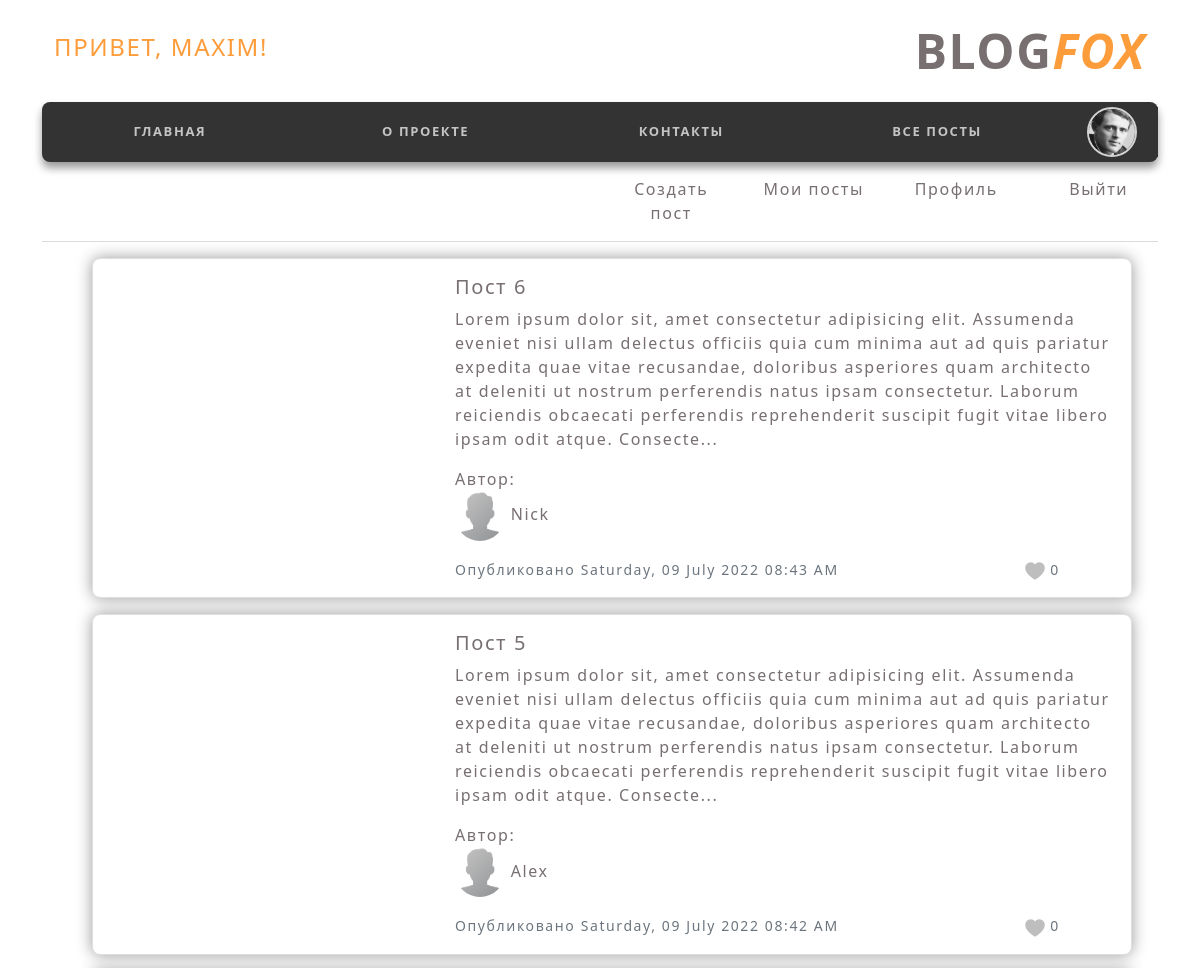
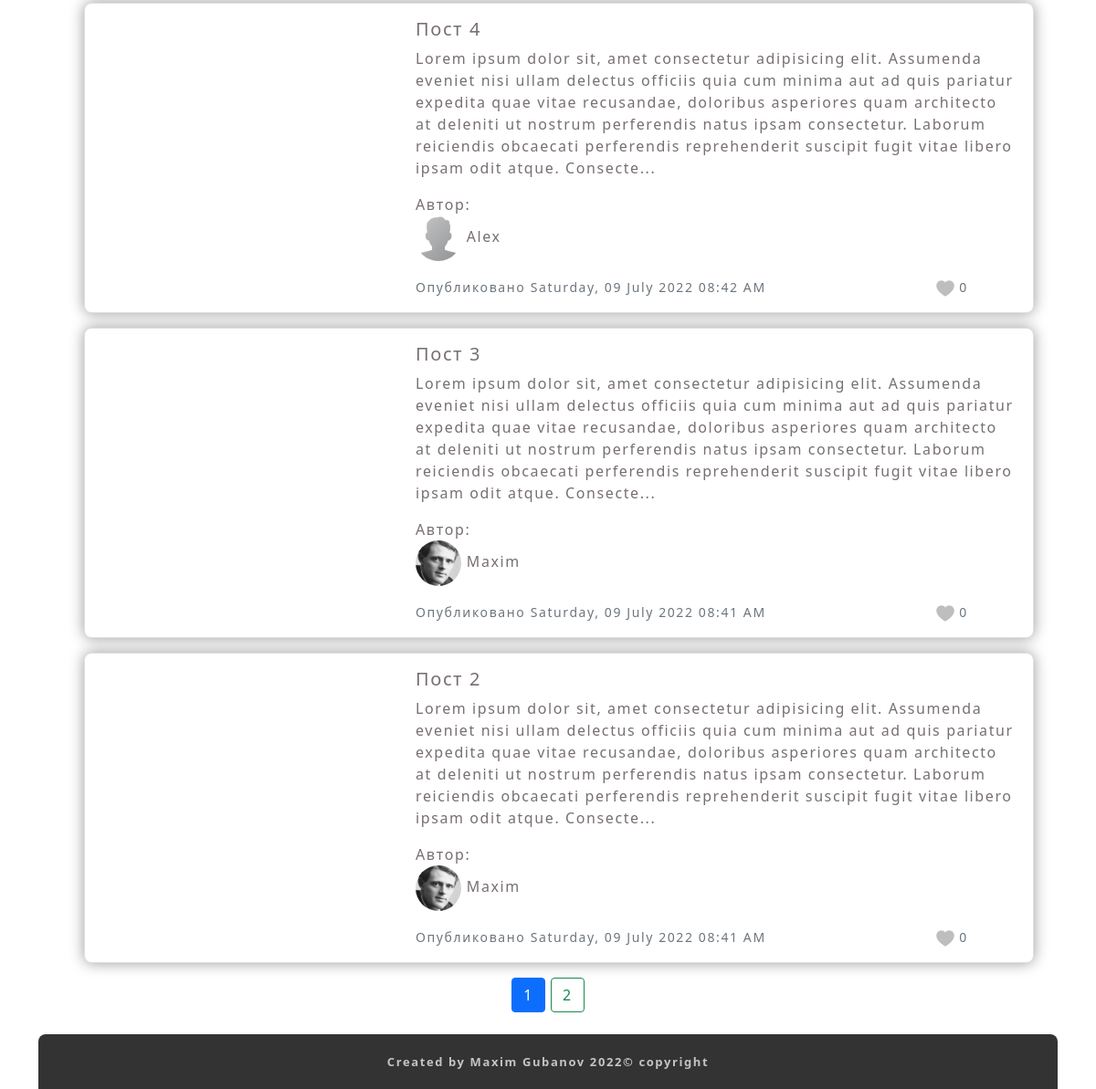
/allpost (signed in), run on an earlier commit of the app's database (2 pictures, top to bottom).
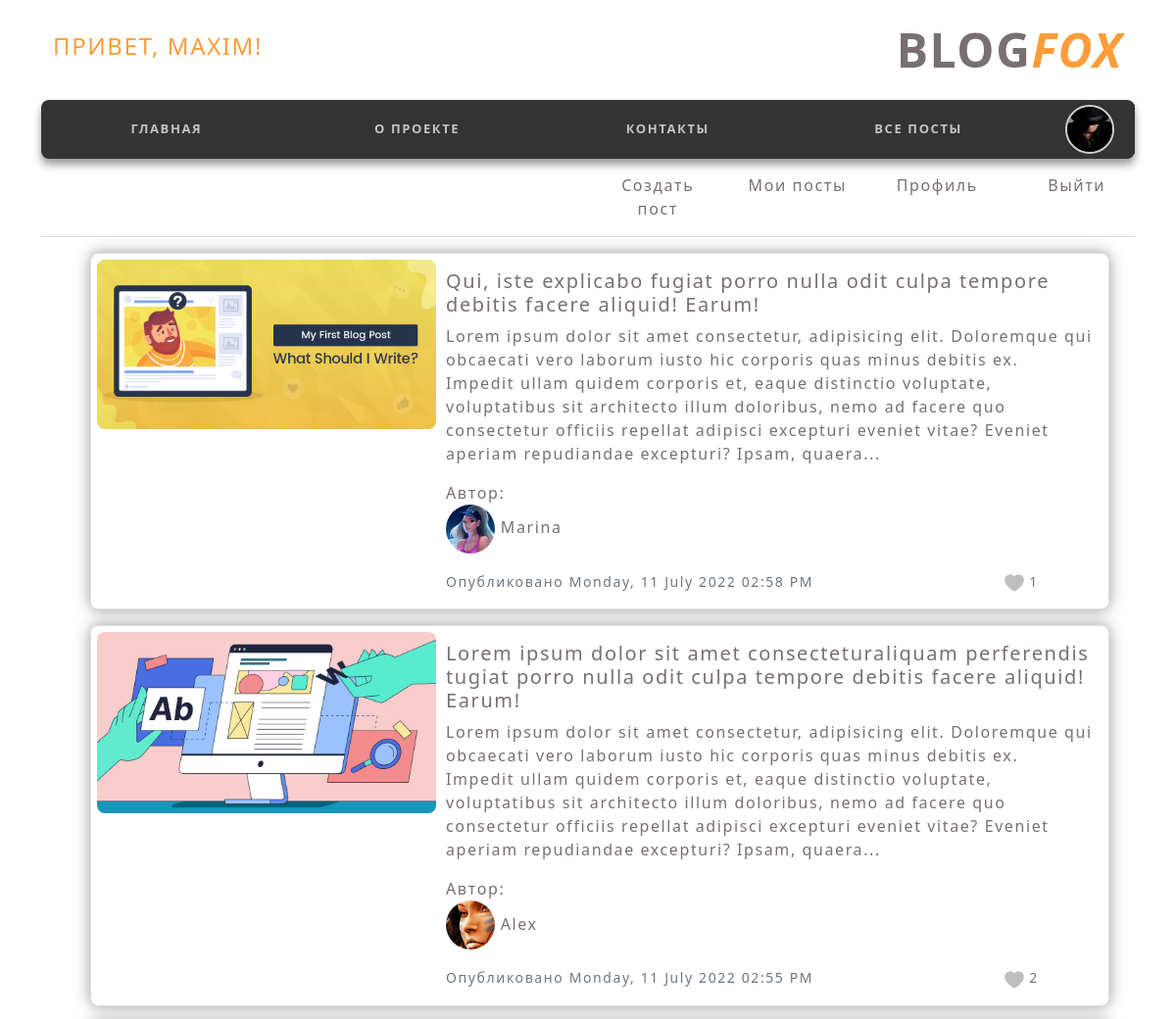
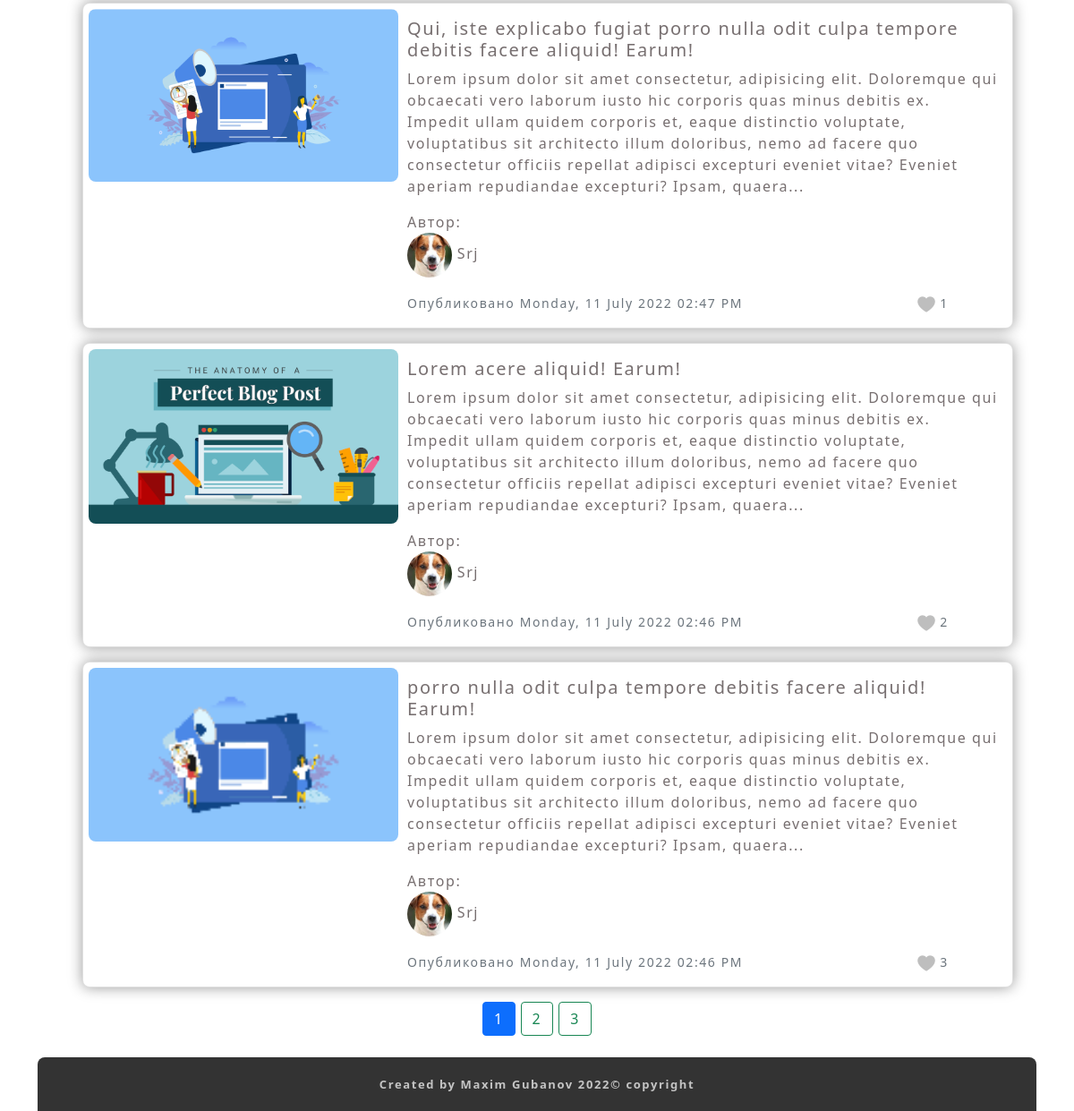
And on a later commit of the database (2 pictures, top to bottom).
### flask_Gubanov_project/models.py (models this page shows, shortened)
class User(db.Model, UserMixin):
    id = db.Column(db.Integer, primary_key=True)
    username = db.Column(db.String(20), unique=True, nullable=False)
    email = db.Column(db.String(120), unique=True, nullable=False)
    image_file = db.Column(db.String(20), nullable=False, default='default.png')
    password = db.Column(db.String(60), nullable=False)
    posts = db.relationship('Post', backref='author', lazy=True)

class Post(db.Model):
    id = db.Column(db.Integer, primary_key=True)
    title = db.Column(db.String(100), nullable=False)
    date_posted = db.Column(db.DateTime, nullable=False, default=datetime.utcnow)
    content = db.Column(db.Text, nullable=False)
    user_id = db.Column(db.Integer, db.ForeignKey('user.id'), nullable=False)
    total_likes = db.Column(db.Integer, nullable=True, default=0)
    likes = db.relationship('Like', backref='like')
    post_image = db.Column(db.String(20), nullable=False, default='post_default_img.png')
    comments = db.relationship('Comment', backref='post')

### flask_Gubanov_project/posts/routes.py (the view)
@posts.route("/allpost")
@login_required
def allpost():
    page = request.args.get('page', 1, type=int)
    all_posts = Post.query.order_by(Post.date_posted.desc()).paginate(page=page, per_page=5)
    return render_template('allpost.html', posts=all_posts)

### flask_Gubanov_project/models.py (called while the page is built)
@login_manager.user_loader
def load_user(user_id):
    return User.query.get(int(user_id))

### flask_Gubanov_project/templates/allpost.html (shortened to what this page needs)
{% extends "layout.html" %}
{% block content %}
  {% for post in posts.items %}
    <div class="container text-left relative_block" style="width: 1040px;">
      <div class="card mb-3">
        <div class="row g-0">
          <div class="image col-md-4">
            <img src="{{ url_for('static', filename='post_images/' + post.post_image) }}" alt="">
          </div>
          <div class="col-md-8">
            <div class="card-body">
              <h5 class="card-title"><a href="{{ url_for('posts.post', post_id=post.id) }}">{{ post.title }}</a></h5>
              <p class="card-text">{{ post.content[:380] }}...<br> </p>
              <p class="card-text">Автор: <br>
                <a href="{{ url_for('users.user_posts', username=post.author.username) }}">
                  <img class="rounded-circle article-img" style="width: 50px; height: 50px;" src="{{ url_for('static', filename='profile_pics/' + post.author.image_file) }}">
                  {{ post.author.username }}
                </a>
              </p>
              <div class="row justify-content-between">
                <div class="col-10">
                  <p class="card-text"><small class="text-muted">Опубликовано {{ post.date_posted.strftime('%A, %d %B %Y %I:%M %p') }}</small></p>
                </div>
                <div class="col-2">
                    <div class="post_likes">
                      <small class="text-muted">
                        <img src="{{ url_for('static', filename='images/like_mini.png') }}" alt="like">
                        {{ post.total_likes}}
                      </small>
                    </div>
                </div>
              </div>
            </div>
          </div>
        </div>
      </div>
    </div>
  {% endfor %}
  <div class="container text-center">
    {% for page_num in posts.iter_pages(left_edge=1, right_edge=1, left_current=1, right_current=2) %}
      {% if page_num %}
        {% if posts.page == page_num %}
          <a class="btn btn-primary mb-4" href="{{ url_for('posts.allpost', page=page_num) }}">{{ page_num }}</a>
        {% else %}
          <a class="btn btn-outline-success mb-4" href="{{ url_for('posts.allpost', page=page_num) }}">{{ page_num }}</a>
        {% endif %}
      {% else %}
        ...
      {% endif %}
    {% endfor %}
  </div>
{% endblock content %}

### flask_Gubanov_project/templates/inc-header.html
<header class="header">
        <div class="container">
            <div class="top-block block row justify-content-between text-uppercase">
                <div class="top-block_logo col text-left">
                    {% if current_user.is_authenticated %}
                        <h4>Привет, {{ current_user.username }}!</h4>
                    {% else %}
                        <h4>Здравствуй, гость!</h4>
                    {% endif %}
                </div>
                <div class="top-block_mobile-contact col">blog<span>fox</span></div>
            </div>
            <nav class="navigator">
                <div class="nav_items block bg row text-uppercase">
                    <div class="nav_item col"><a href="{{ url_for('main.home') }}" class="nav_link"><span>главная</span></a></div>
                    <div class="nav_item col"><a href="#" class="nav_link"><span>о проекте</span></a></div>
                    <div class="nav_item col"><a href="#" class="nav_link"><span>контакты</span></a></div>
                        {% if current_user.is_authenticated %}
                            <div class="nav_item col"><a href="{{ url_for('posts.allpost') }}" class="nav_link"><span>все посты</span></a></div>
                            <div class="nav_item col-1">
                                <a href="{{ url_for('posts.allpost') }}" class="nav_link">
                                    <img class="rounded-circle account-img" style="width: 50px; height: 50px; border: 2px solid rgb(210, 210, 210);" src="{{ url_for('static', filename='profile_pics/' + current_user.image_file)}}" alt="">
                                </a>
                            </div>
                        {% else %}
                            <div class="nav_item col"><a href="{{ url_for('users.register') }}" class="nav_link" id="linkReg_"><span>регистрация</span></a></div>
                            <div class="nav_item col"><a href="{{ url_for('users.login') }}" class="nav_link"><span>войти</span></a></div>
                        {% endif %}
                </div>
                    {% if current_user.is_authenticated %}
                        <div class="nav_manage_user_post row justify-content-between text-center">
                            <div class="col-md-6"></div>
                            <div class="manage_item col"><a href="{{ url_for('posts.new_post') }}" class="nav_link"><span>Создать пост</span></a></div>
                            <div class="manage_item col"><a href="{{ url_for('users.user_posts', username=current_user.username) }}" class="nav_link"><span>Мои посты</span></a></div>
                            <div class="manage_item col"><a href="{{ url_for('users.account') }}" class="nav_link"><span>Профиль</span></a></div>
                            <div class="manage_item col"><a href="{{ url_for('users.logout') }}" class="nav_link"><span>Выйти</span></a></div>
                        </div>
                        <hr>
                    {% endif %}
            </nav>
        </div>
</header>

What changed in the data, as far as the page shows it:
no longer on this page (row edited): Post: title "Пост 6", content "Lorem ipsum dolor sit, amet consectetur adipisicing elit. Assumenda eveniet nisi ullam delectus officiis quia cum minima aut ad quis pariatur expedita quae vitae recusandae, doloribus asperiores quam architecto at deleniti ut nostrum perferendis natus ipsam consectetur. Laborum reiciendis obcaecati perferendis reprehenderit suscipit fugit vitae libero ipsam odit atque. Consecte", image_file (placeholder picture), author.username "Nick", date_posted "Saturday, 09 July 2022 08:43 AM", total_likes "0"
no longer on this page (row edited): Post: title "Пост 5", content "Lorem ipsum dolor sit, amet consectetur adipisicing elit. Assumenda eveniet nisi ullam delectus officiis quia cum minima aut ad quis pariatur expedita quae vitae recusandae, doloribus asperiores quam architecto at deleniti ut nostrum perferendis natus ipsam consectetur. Laborum reiciendis obcaecati perferendis reprehenderit suscipit fugit vitae libero ipsam odit atque. Consecte", image_file (placeholder picture), author.username "Alex", date_posted "Saturday, 09 July 2022 08:42 AM", total_likes "0"
no longer on this page (row edited): Post: title "Пост 4", content "Lorem ipsum dolor sit, amet consectetur adipisicing elit. Assumenda eveniet nisi ullam delectus officiis quia cum minima aut ad quis pariatur expedita quae vitae recusandae, doloribus asperiores quam architecto at deleniti ut nostrum perferendis natus ipsam consectetur. Laborum reiciendis obcaecati perferendis reprehenderit suscipit fugit vitae libero ipsam odit atque. Consecte", image_file (placeholder picture), author.username "Alex", date_posted "Saturday, 09 July 2022 08:42 AM", total_likes "0"
no longer on this page (row edited): Post: title "Пост 3", content "Lorem ipsum dolor sit, amet consectetur adipisicing elit. Assumenda eveniet nisi ullam delectus officiis quia cum minima aut ad quis pariatur expedita quae vitae recusandae, doloribus asperiores quam architecto at deleniti ut nostrum perferendis natus ipsam consectetur. Laborum reiciendis obcaecati perferendis reprehenderit suscipit fugit vitae libero ipsam odit atque. Consecte", image_file (picture), author.username "Maxim", date_posted "Saturday, 09 July 2022 08:41 AM", total_likes "0"
no longer on this page (row edited): Post: title "Пост 2", content "Lorem ipsum dolor sit, amet consectetur adipisicing elit. Assumenda eveniet nisi ullam delectus officiis quia cum minima aut ad quis pariatur expedita quae vitae recusandae, doloribus asperiores quam architecto at deleniti ut nostrum perferendis natus ipsam consectetur. Laborum reiciendis obcaecati perferendis reprehenderit suscipit fugit vitae libero ipsam odit atque. Consecte", image_file (picture), author.username "Maxim", date_posted "Saturday, 09 July 2022 08:41 AM", total_likes "0"
changed User "MAXIM": image_file: a different picture
added Post: post_image (picture), title "Qui, iste explicabo fugiat porro nulla odit culpa tempore debitis facere aliquid! Earum!", content "Lorem ipsum dolor sit amet consectetur, adipisicing elit. Doloremque qui obcaecati vero laborum iusto hic corporis quas minus debitis ex. Impedit ullam quidem corporis et, eaque distinctio voluptate, voluptatibus sit architecto illum doloribus, nemo ad facere quo consectetur officiis repellat adipisci excepturi eveniet vitae? Eveniet aperiam repudiandae excepturi? Ipsam, quaera", image_file (picture), author.username "Marina", date_posted "Monday, 11 July 2022 02:58 PM", total_likes "1"
added Post: post_image (picture), title "Lorem ipsum dolor sit amet consecteturaliquam perferendis tugiat porro nulla odit culpa tempore debitis facere aliquid! Earum!", content "Lorem ipsum dolor sit amet consectetur, adipisicing elit. Doloremque qui obcaecati vero laborum iusto hic corporis quas minus debitis ex. Impedit ullam quidem corporis et, eaque distinctio voluptate, voluptatibus sit architecto illum doloribus, nemo ad facere quo consectetur officiis repellat adipisci excepturi eveniet vitae? Eveniet aperiam repudiandae excepturi? Ipsam, quaera", image_file (picture), author.username "Alex", date_posted "Monday, 11 July 2022 02:55 PM", total_likes "2"
added Post: post_image (picture), title "Qui, iste explicabo fugiat porro nulla odit culpa tempore debitis facere aliquid! Earum!", content "Lorem ipsum dolor sit amet consectetur, adipisicing elit. Doloremque qui obcaecati vero laborum iusto hic corporis quas minus debitis ex. Impedit ullam quidem corporis et, eaque distinctio voluptate, voluptatibus sit architecto illum doloribus, nemo ad facere quo consectetur officiis repellat adipisci excepturi eveniet vitae? Eveniet aperiam repudiandae excepturi? Ipsam, quaera", image_file (picture), author.username "Srj", date_posted "Monday, 11 July 2022 02:47 PM", total_likes "1"
added Post: post_image (picture), title "Lorem acere aliquid! Earum!", content "Lorem ipsum dolor sit amet consectetur, adipisicing elit. Doloremque qui obcaecati vero laborum iusto hic corporis quas minus debitis ex. Impedit ullam quidem corporis et, eaque distinctio voluptate, voluptatibus sit architecto illum doloribus, nemo ad facere quo consectetur officiis repellat adipisci excepturi eveniet vitae? Eveniet aperiam repudiandae excepturi? Ipsam, quaera", image_file (picture), author.username "Srj", date_posted "Monday, 11 July 2022 02:46 PM", total_likes "2"
added Post: post_image (picture), title "porro nulla odit culpa tempore debitis facere aliquid! Earum!", content "Lorem ipsum dolor sit amet consectetur, adipisicing elit. Doloremque qui obcaecati vero laborum iusto hic corporis quas minus debitis ex. Impedit ullam quidem corporis et, eaque distinctio voluptate, voluptatibus sit architecto illum doloribus, nemo ad facere quo consectetur officiis repellat adipisci excepturi eveniet vitae? Eveniet aperiam repudiandae excepturi? Ipsam, quaera", image_file (picture), author.username "Srj", date_posted "Monday, 11 July 2022 02:46 PM", total_likes "3"
Also different on the page:
new list line: "3"
